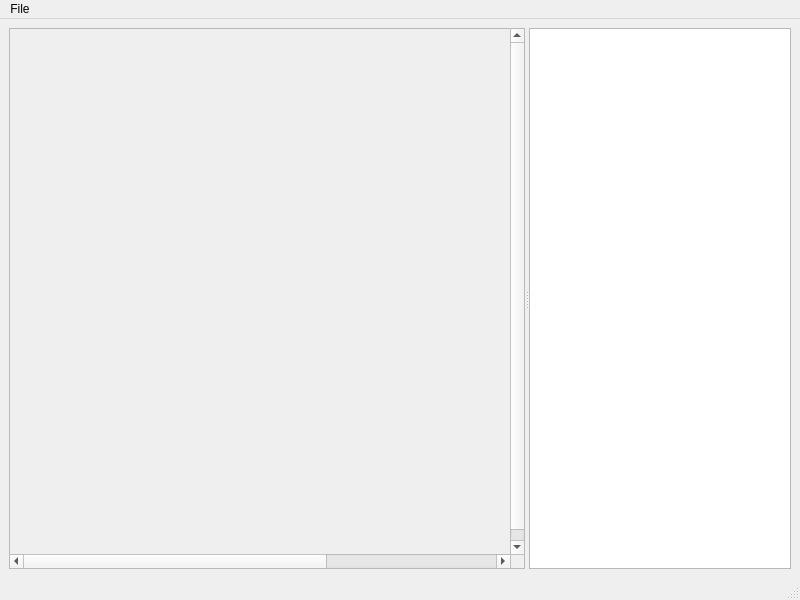
<?xml version="1.0" encoding="UTF-8"?>
<ui version="4.0">
 <class>QmlControler</class>
 <widget class="QMainWindow" name="QmlControler">
  <property name="geometry">
   <rect>
    <x>0</x>
    <y>0</y>
    <width>800</width>
    <height>600</height>
   </rect>
  </property>
  <property name="windowTitle">
   <string>MainWindow</string>
  </property>
  <widget class="QWidget" name="centralwidget">
   <layout class="QVBoxLayout" name="verticalLayout">
    <item>
     <widget class="QSplitter" name="m_panelSlider">
      <property name="orientation">
       <enum>Qt::Horizontal</enum>
      </property>
      <widget class="QScrollArea" name="scrollArea">
       <property name="sizeAdjustPolicy">
        <enum>QAbstractScrollArea::AdjustToContents</enum>
       </property>
       <property name="widgetResizable">
        <bool>false</bool>
       </property>
       <widget class="QWidget" name="scrollAreaWidgetContents">
        <property name="geometry">
         <rect>
          <x>0</x>
          <y>0</y>
          <width>780</width>
          <height>536</height>
         </rect>
        </property>
       </widget>
      </widget>
      <widget class="QTextEdit" name="textEdit">
       <property name="readOnly">
        <bool>true</bool>
       </property>
      </widget>
     </widget>
    </item>
   </layout>
  </widget>
  <widget class="QMenuBar" name="menubar">
   <property name="geometry">
    <rect>
     <x>0</x>
     <y>0</y>
     <width>800</width>
     <height>22</height>
    </rect>
   </property>
   <widget class="QMenu" name="menuFile">
    <property name="title">
     <string>File</string>
    </property>
   </widget>
   <addaction name="menuFile"/>
  </widget>
  <widget class="QStatusBar" name="statusbar"/>
 </widget>
 <resources/>
 <connections/>
</ui>
